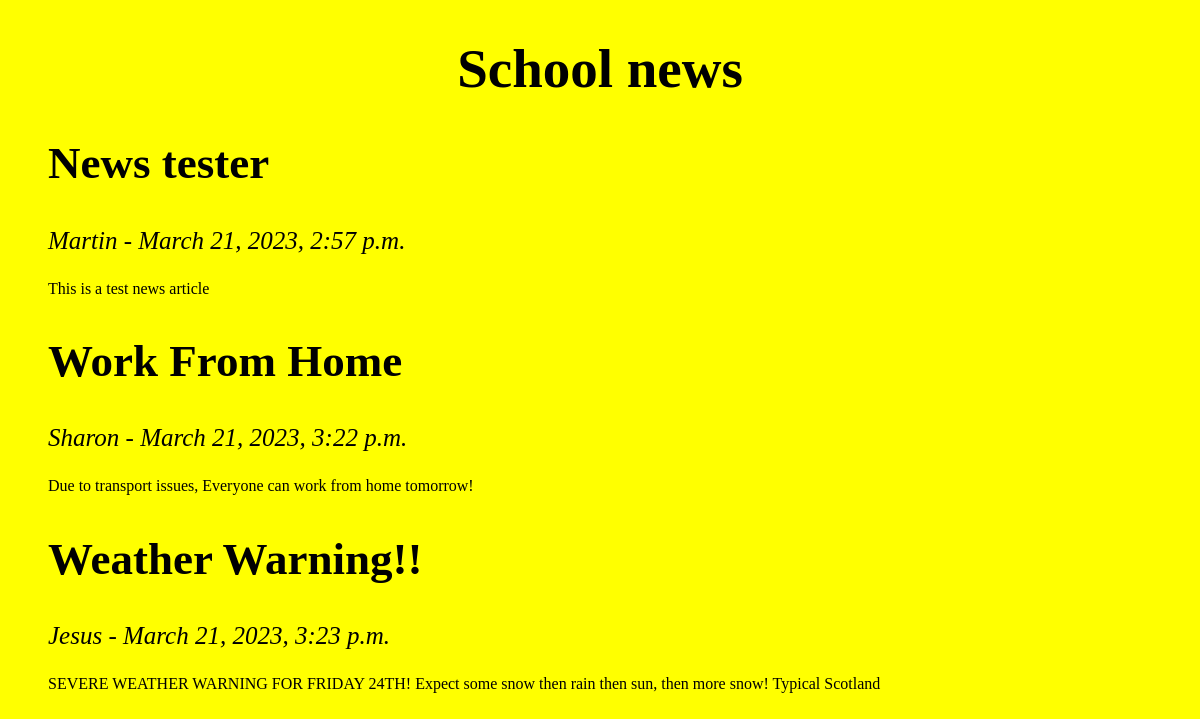
Page /news/ on the committed database.
### rango/models.py (models this page shows)
class News(models.Model):
    title = models.CharField(max_length=150)
    author = models.CharField(max_length=150)
    date = models.DateTimeField('date published')
    description = models.TextField()

### rango/views.py (the view)
# urls.py: path('news/', news_list, name='news_list'),
def news_list(request):
    news_items = News.objects.all()
    print(news_items)
    return render(request, 'news_list.html', {'news_items': news_items})

### rango/templates/news_list.html (shortened to what this page needs)
<!DOCTYPE html>
<html>
<head>
</head>
<body>
    <h1>School news</h1>
    <ul>
        {% for article in news_items %}
            <li>
                <h2>{{ article.title }}</h2>
                <p class="author">{{ article.author }} - {{ article.date }}</p>
                <p>{{ article.description }}</p>
            </li>
        {% endfor %}
    </ul>
</body>
</html>

### rango/templates/news_list.html (style rules this page uses)
body { background-color: yellow; }
h2 { font-size: 45px; }
p.author { font-style: italic; font-size: 25px; }
h1 { text-align: center; font-size: 55px; }
ul { list-style-type: none; padding: 15; margin: 15; }

### rows in the picture
News: title "News tester", author "Martin", date "March 21, 2023, 2:57 p.m.", description "This is a test news article"
News: title "Work From Home", author "Sharon", date "March 21, 2023, 3:22 p.m.", description "Due to transport issues, Everyone can work from home tomorrow!"
News: title "Weather Warning!!", author "Jesus", date "March 21, 2023, 3:23 p.m.", description "SEVERE WEATHER WARNING FOR FRIDAY 24TH! Expect some snow then rain then sun, then more snow! Typical Scotland"
